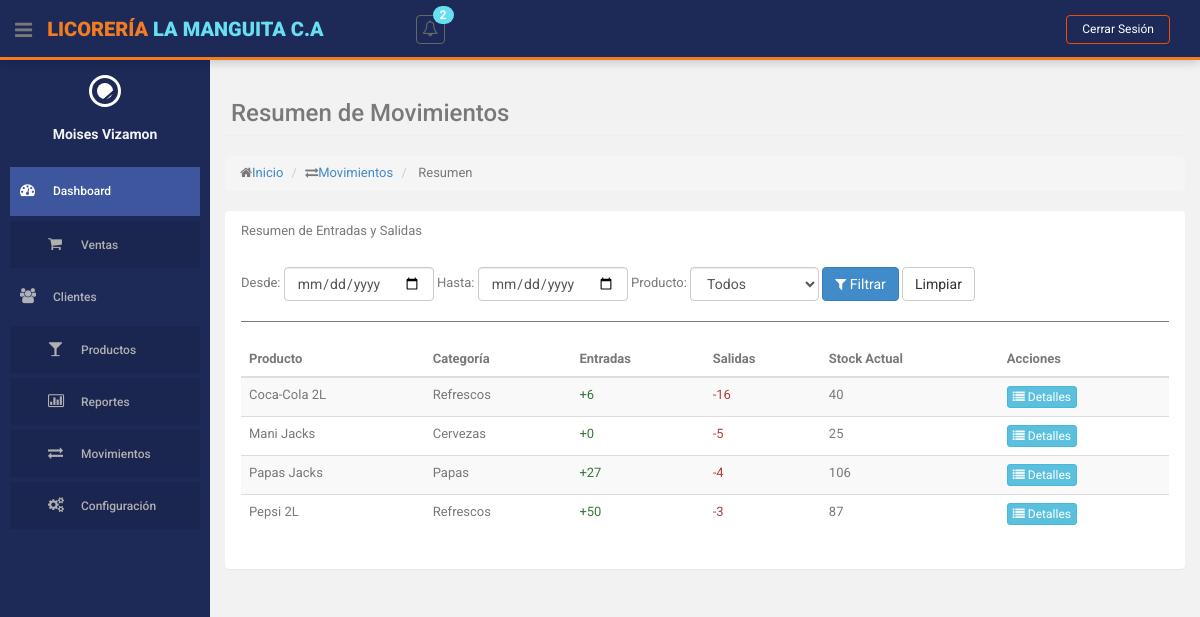
Before: /index.php?action=movimientos-inventario&method=resumen (signed in) with the older database file.
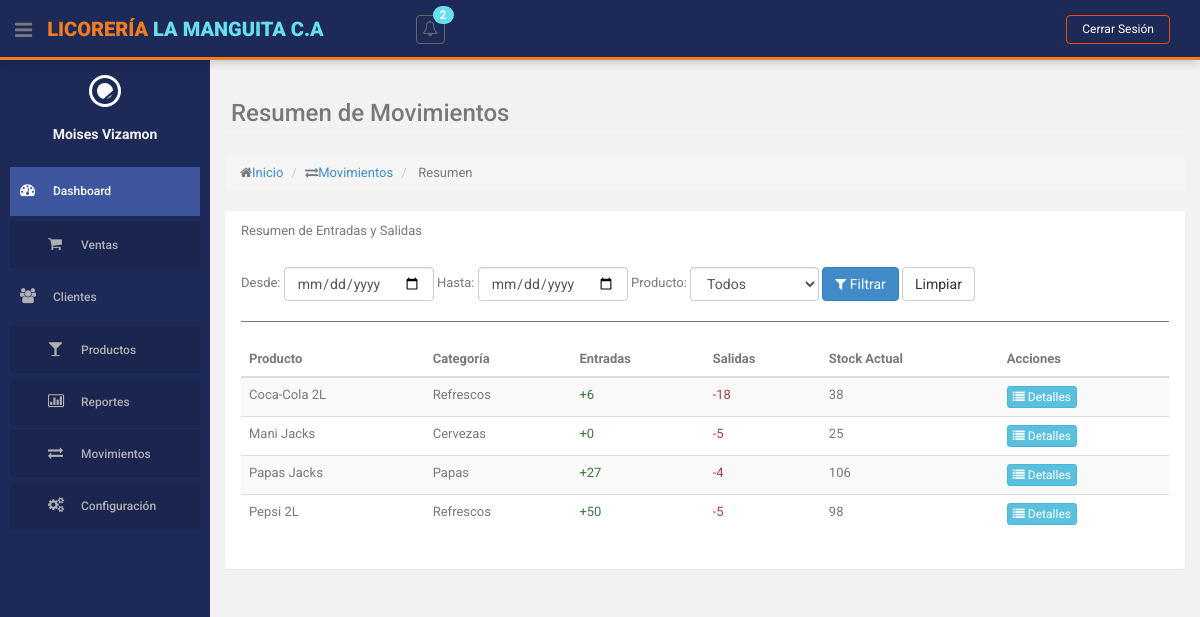
After: the same page with the newer database file.
### tables this page shows
CREATE TABLE `producto` (
  `id` int(10) NOT NULL,
  `descripcion` varchar(255) NOT NULL,
  `cantidad` int(255) NOT NULL,
  `precio` decimal(10,2) NOT NULL,
  `id_categoria` int(11) NOT NULL,
  `id_estatus` int(11) NOT NULL
);

CREATE TABLE `categorias` (
  `id` int(11) NOT NULL,
  `nombre` varchar(255) NOT NULL,
  `id_tipo_categoria` int(11) NOT NULL,
  `id_estatus` int(11) NOT NULL
);

### controllers/MovimientoInventarioController.php (called while the page is built, shortened)
<?php
class MovimientoInventarioController
{
    private $model;
    private $productoModel;
    public function __construct()
    {
        require_once ROOT_PATH . 'models/MovimientoInventarioModel.php';
        $this->model = new MovimientoInventarioModel();
        $this->productoModel = new ProductoModel();
    }
    public function resumen()
    {
        $filtros = [];
        $resumen = $this->model->obtenerResumenMovimientos($filtros);
        $productos = $this->productoModel->obtenerTodosProductos();
        $this->loadView('movimientos_inventario/resumen', [
            'resumen' => $resumen,
            'productos' => $productos,
            'filtros' => $filtros
        ]);
    }
    private function loadView($view, $data = [])
    {
        extract($data);
        require ROOT_PATH . 'views/layouts/header.php';
        require ROOT_PATH . 'views/' . $view . '.php';
        require ROOT_PATH . 'views/layouts/footer.php';
    }
}

### models/MovimientoInventarioModel.php (called while the page is built, shortened)
<?php
class MovimientoInventarioModel
{
    private $db;
    public function __construct()
    {
        require_once ROOT_PATH . 'config/database.php';
        $database = new Database();
        $this->db = $database->getConnection();
    }
    public function obtenerResumenMovimientos($filtros = [])
    {
        $query = "SELECT
                    p.id,
                    p.descripcion as producto,
                    c.nombre as categoria,
                    SUM(CASE WHEN mi.tipo_movimiento = 'ENTRADA' AND mi.id_estatus = 1 THEN mi.cantidad ELSE 0 END) as entradas,
                    SUM(CASE WHEN mi.tipo_movimiento = 'SALIDA' AND mi.id_estatus = 1 THEN mi.cantidad ELSE 0 END) as salidas,
                    p.cantidad as stock_actual
                  FROM producto p
                  JOIN categorias c ON p.id_categoria = c.id
                  LEFT JOIN movimientos_inventario mi ON p.id = mi.id_producto";
        $params = [];
        $query .= " GROUP BY p.id, p.descripcion, c.nombre, p.cantidad
                    ORDER BY p.descripcion";
        $stmt = $this->db->prepare($query);
        $stmt->execute($params);
        return $stmt->fetchAll(PDO::FETCH_ASSOC);
    }
}

### config/database.php (called while the page is built, shortened)
<?php
class Database {
    private $host = 'localhost';
    private $db_name = 'licoreria';
    private $username = 'root';
    private $password = '';
    public function getConnection() {
        $this->conn = null;
        try {
            $this->conn = new PDO(
                "mysql:host=" . $this->host . ";dbname=" . $this->db_name,
                $this->username,
                $this->password
            );
            $this->conn->exec("set names utf8");
            $this->conn->setAttribute(PDO::ATTR_ERRMODE, PDO::ERRMODE_EXCEPTION);
        } catch(PDOException $exception) {
            echo "Error de conexión: " . $exception->getMessage();
        }
        return $this->conn;
    }
}
?>

### views/movimientos_inventario/resumen.php (the view, shortened to what the changed rows need)
<section id="main-content">
    <section class="wrapper">
        <div class="row">
            <div class="col-lg-12">
                <section class="panel">
                    <div class="panel-body">
                        <table class="table table-striped table-advance table-hover">
                            <thead>
                                <tr>
                                    <th>Producto</th>
                                    <th>Categoría</th>
                                    <th>Entradas</th>
                                    <th>Salidas</th>
                                    <th>Stock Actual</th>
                                    <th>Acciones</th>
                                </tr>
                            </thead>
                            <tbody>
                                <?php foreach ($resumen as $item): ?>
                                    <tr>
                                        <td><?= htmlspecialchars($item['producto']); ?></td>
                                        <td><?= $item['categoria']; ?></td>
                                        <td class="text-success">+<?= $item['entradas']; ?></td>
                                        <td class="text-danger">-<?= $item['salidas']; ?></td>
                                        <td><?= $item['stock_actual']; ?></td>
                                        <td>
                                            <a href="<?= BASE_URL ?>index.php?action=movimientos-inventario&method=porProducto&id=<?= $item['id']; ?>"
                                                class="btn btn-info btn-xs" title="Ver Detalles">
                                                <i class="fa fa-list"></i> Detalles
                                            </a>
                                        </td>
                                    </tr>
                                <?php endforeach; ?>
                            </tbody>
                        </table>
                    </div>
                </section>
            </div>
        </div>
    </section>
</section>

Changed rows visible on the page:
changed producto "Coca-Cola 2L": salidas "16" → "18"; cantidad "40" → "38"
changed producto "Pepsi 2L": salidas "3" → "5"; cantidad "87" → "98"
